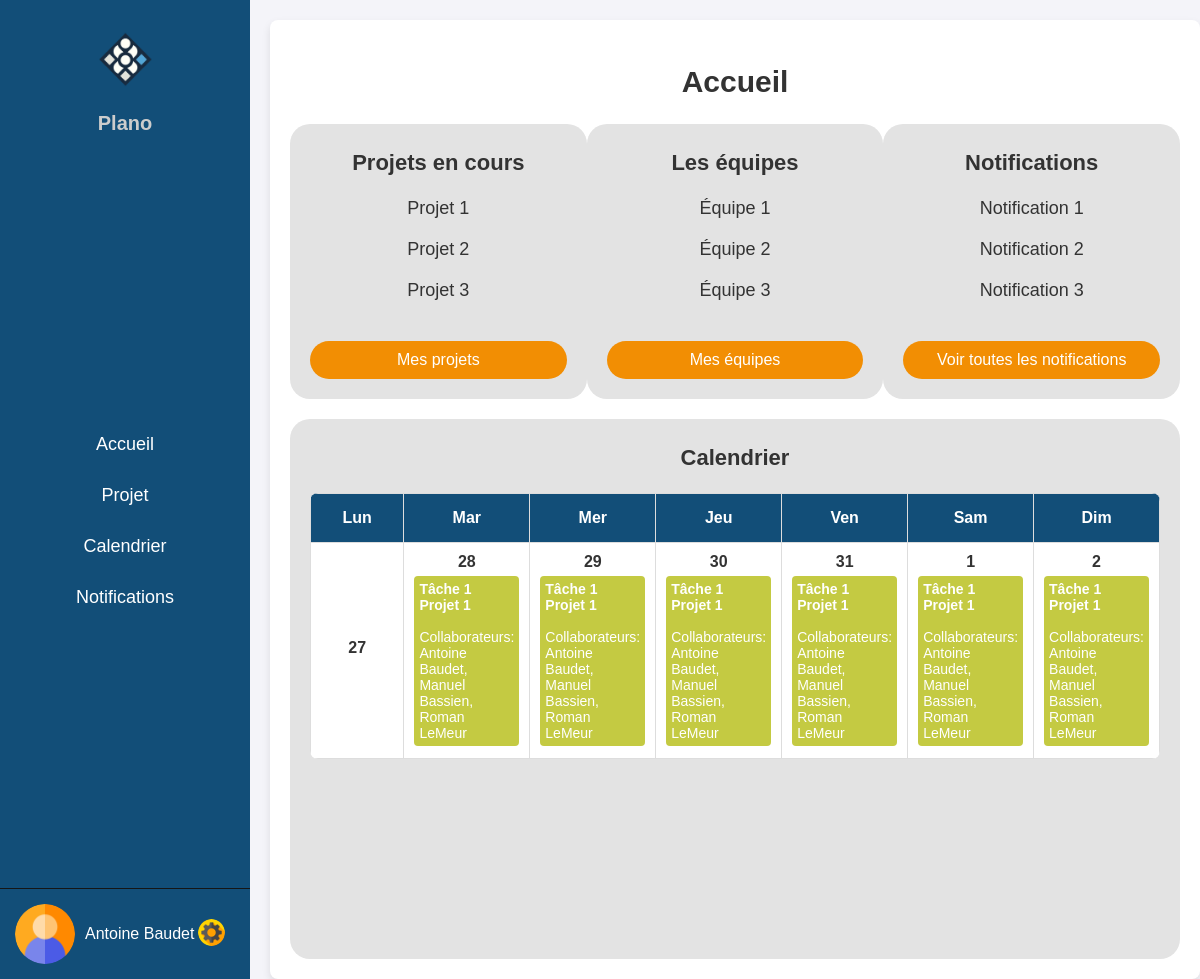
The app's page /Page.php (signed in) with its own data.
### tables this page shows
CREATE TABLE Tache (
    ID_Tache INT AUTO_INCREMENT PRIMARY KEY,
    Titre VARCHAR(255),
    Debut DATE,
    Fin DATE,
    Collaborateur INT,
    Projet INT,
    état bit,
    FOREIGN KEY (Collaborateur) REFERENCES Collaborateur(ID_Collaborateur),
    FOREIGN KEY (Projet) REFERENCES Projet(ID_Projet)
);

### Page.php (the view, shortened to what this page needs)
<?php
$nomUtilisateur = $_SESSION['nom'];
?>
<!DOCTYPE html>
<html lang="fr">
<head>
    <link rel="stylesheet" href="page.css">
    <link rel="stylesheet" href="Calendar.css">
</head>
<body>
    <div class="navbar">
        <div class="logo">
            <img src="image/logofirst.png" alt="Logo">
            <h1>Plano</h1>
        </div>
        <ul>
            <li><a href="page.php">Accueil</a></li>
            <li><a href="projet.php">Projet</a></li>
            <li><a href="Calendrier.php">Calendrier</a></li>
            <li><a href="#">Notifications</a></li>
        </ul>
        <div class="profile-banner">
            <img src="image/user.png" alt="Profil">
            <div class="profile-info">
                <p><?php echo htmlspecialchars($nomUtilisateur); ?></p>
                <div class="settings-button">
                    <a href="javascript:void(0);" onclick="toggleSettings()"><img src="image/settings.png" alt="Réglages"></a>
                </div>
            </div>
        </div>
    </div>
    <div class="main-content">
        <h2 class="accueil">Accueil</h2>
        <div class="sections-container">
            <div class="section">
                <h3>Projets en cours</h3>
                <ul>
                    <li>Projet 1</li>
                    <li>Projet 2</li>
                    <li>Projet 3</li>
                </ul>
                <button>Mes projets</button>
            </div>
            <div class="section">
                <h3>Les équipes</h3>
                <ul>
                    <li>Équipe 1</li>
                    <li>Équipe 2</li>
                    <li>Équipe 3</li>
                </ul>
                <button>Mes équipes</button>
            </div>
            <div class="section">
                <h3>Notifications</h3>
                <ul>
                    <li>Notification 1</li>
                    <li>Notification 2</li>
                    <li>Notification 3</li>
                </ul>
                <button>Voir toutes les notifications</button>
            </div>
        </div>
        <div class="calendar-section">
            <h3>Calendrier</h3>
            <div>
                <?php
                        include('config.php');
                        function getTasksForCurrentWeek($conn) {
                        $nom = $_SESSION['nom'] ;
                        $sql = "SELECT Tache.*, GROUP_CONCAT(Collaborateur.Nom SEPARATOR ', ') as Collaborateurs
                        FROM Tache
                        LEFT JOIN Tache_Collaborateur ON Tache.ID_Tache = Tache_Collaborateur.ID_Tache
                        LEFT JOIN Collaborateur ON Tache_Collaborateur.ID_Collaborateur = Collaborateur.ID_Collaborateur
                        WHERE
                        EXISTS (
                            SELECT 1
                            FROM Tache_Collaborateur AS TC
                            WHERE TC.ID_Tache = Tache.ID_Tache
                            AND TC.ID_Collaborateur = (SELECT ID_Collaborateur FROM Collaborateur WHERE Nom = '$nom')
                        )
                        GROUP BY Tache.ID_Tache";
                        $result = $conn->query($sql);
                        $tasks = [];
                        if ($result->num_rows > 0) {
                            while($row = $result->fetch_assoc()) {
                                $tasks[] = $row;
                            }
                        }
                        return $tasks;
                    }
                    function generateColorFromId($id) {
                        $hash = md5($id);
                        $color = substr($hash, 0, 6);
                        return '#' . $color;
                    }
                    function generateCalendarForCurrentWeek($conn) {
                        $tasks = getTasksForCurrentWeek($conn);
                        $calendar = '<table class="calendar-table">';
                        $calendar .= '<thead><tr><th>Lun</th><th>Mar</th><th>Mer</th><th>Jeu</th><th>Ven</th><th>Sam</th><th>Dim</th></tr></thead>';
                        $calendar .= '<tbody>';
                        $currentDate = strtotime('monday this week');
                        for ($i = 0; $i < 1; $i++) {
                            $calendar .= '<tr>';
                            for ($j = 0; $j < 7; $j++) {
                                $calendar .= '<td>';
                                $calendar .= '<div class="date">' . date('j', $currentDate) . '</div>';
                                $tasksForDate = array_filter($tasks, function($task) use ($currentDate) {
                                    return strtotime($task['Debut']) <= $currentDate && strtotime($task['Fin']) >= $currentDate;
                                });
                                foreach ($tasksForDate as $task) {
                                    $color = generateColorFromId($task['ID_Tache']);
                                    $calendar .= "<div class='task' style='background-color : $color'>";
                                    $calendar .= "<strong>{$task['Titre']}</strong><br>";
                                    $calendar .= "<span>Collaborateurs: {$task['Collaborateurs']}</span>";
                                    $calendar .= "</div>";
                                }
                                $calendar .= '</td>';
                                $currentDate = strtotime('+1 day', $currentDate);
                            }
                            $calendar .= '</tr>';
                        }
                        $calendar .= '</tbody>';
                        $calendar .= '</table>';
                        return $calendar;
                    }
                    echo generateCalendarForCurrentWeek($conn);
                ?>
            </div>
        </div>
    </div>
</body>
</html>

### page.css (style rules this page uses)
body { margin: 0; font-family: Arial, sans-serif; }
.navbar { width: 250px; position: fixed; top: 0; left: 0; height: 100%; background-color: #124E78; color: white; display: flex; flex-direction: column; justify-content: space-between; }
.navbar ul { list-style-type: none; padding: 0; }
.navbar ul li { padding: 15px; text-align: center; font-size: 18px; }
.navbar ul li a { color: white; text-decoration: none; display: block; }
.profile-banner { display: flex; align-items: center; padding: 15px; border-top: 1px solid #161616; }
.profile-banner img { width: 60px; height: auto; border-radius: 50%; margin-right: 10px; }
.profile-banner .profile-info { display: flex; align-items: center; justify-content: space-between; width: 100%; }
.profile-banner .profile-info p { margin: 0; flex-grow: 1; }
.settings-button img { width: 27px; height: 27px; }
.main-content { margin-left: 250px; padding: 20px; }
h2 { color: #333; }
.sections-container { display: flex; justify-content: space-between; margin-bottom: 20px; }
.section { width: 30%; background-color: #e3e3e3; padding: 20px; border-radius: 20px; text-align: center; }
.section h3 { margin-top: 6px; font-size: 22px; }
.section ul { list-style-type: none; padding: 0; margin-top: 20px; }
.section ul li { margin-bottom: 20px; font-size: 18px; }
.section button { display: inline-block; width: 100%; padding: 10px; font-size: 16px; color: white; background-color: #f28e03; border: none; border-radius: 20px; cursor: pointer; margin-top: 20px; }
.calendar-section { background-color: #e3e3e3; padding: 20px; border-radius: 20px; text-align: center; height: 500px; }
.calendar-section h3 { margin-top: 6px; font-size: 22px; }
.accueil { font-size: 30px; text-align: center; }

### Calendar.css (style rules this page uses)
body { margin: 0; font-family: Arial, sans-serif; background-color: #f4f4f9; color: #333; }
.navbar { width: 250px; position: fixed; top: 0; left: 0; height: 100%; background-color: #124E78; color: white; display: flex; flex-direction: column; justify-content: space-between; }
.navbar ul { list-style-type: none; padding: 0; }
.navbar ul li { padding: 15px; text-align: center; font-size: 18px; }
.navbar ul li a { color: white; text-decoration: none; display: block; }
.profile-banner { display: flex; align-items: center; padding: 15px; border-top: 1px solid #161616; }
.profile-banner img { width: 60px; height: auto; border-radius: 50%; margin-right: 10px; }
.profile-banner .profile-info { display: flex; align-items: center; justify-content: space-between; width: 100%; }
.profile-banner .profile-info p { margin: 0; flex-grow: 1; }
.settings-button img { width: 27px; height: 27px; }
.main-content { margin-left: 270px; padding: 20px; background-color: white; border-radius: 8px; box-shadow: 0 4px 8px rgba(0, 0, 0, 0.1); max-width: 1200px; margin-top: 20px; }
h1 { color: #124E78; margin-bottom: 20px; }
.calendar-table { width: 100%; border-collapse: collapse; margin-bottom: 20px; background-color: #fff; border-radius: 8px; overflow: hidden; }
.calendar-table th, .calendar-table td { width: 14.28%; border: 1px solid #ddd; text-align: center; padding: 10px; transition: background-color 0.3s ease; }
.calendar-table th { background-color: #124E78; color: white; padding: 15px; }
.date { font-weight: bold; margin-bottom: 5px; font-size: 16px; }
.task { background-color: #2ecc71; color: white; margin: 2px 0; padding: 5px; border-radius: 4px; font-size: 14px; text-align: left; }
.task strong { display: block; }
.navbar .logo { text-align: center; padding: 20px; }
.navbar .logo img { width: 80px; height: auto; }
.navbar .logo h1 { font-size: 20px; margin: 10px 0 0; color: #ccc; }
.sections-container { display: flex; justify-content: space-between; margin-bottom: 20px; }
.section { width: 30%; background-color: #e3e3e3; padding: 20px; border-radius: 20px; text-align: center; }
.section h3 { margin-top: 6px; font-size: 22px; }
.section ul { list-style-type: none; padding: 0; margin-top: 20px; }
.section ul li { margin-bottom: 20px; font-size: 18px; }
.section button { display: inline-block; width: 100%; padding: 10px; font-size: 16px; color: white; background-color: #f28e03; border: none; border-radius: 20px; cursor: pointer; margin-top: 20px; }

### records on screen
tache: Titre "Tâche 1 Projet 1", Collaborateurs "Antoine Baudet, Manuel Bassien, Roman LeMeur"

### other values on screen
$nomUtilisateur "Antoine Baudet"
date('j', $currentDate) "28"
date('j', $currentDate) "29"
date('j', $currentDate) "30"
date('j', $currentDate) "31"
date('j', $currentDate) "1"
date('j', $currentDate) "2"
